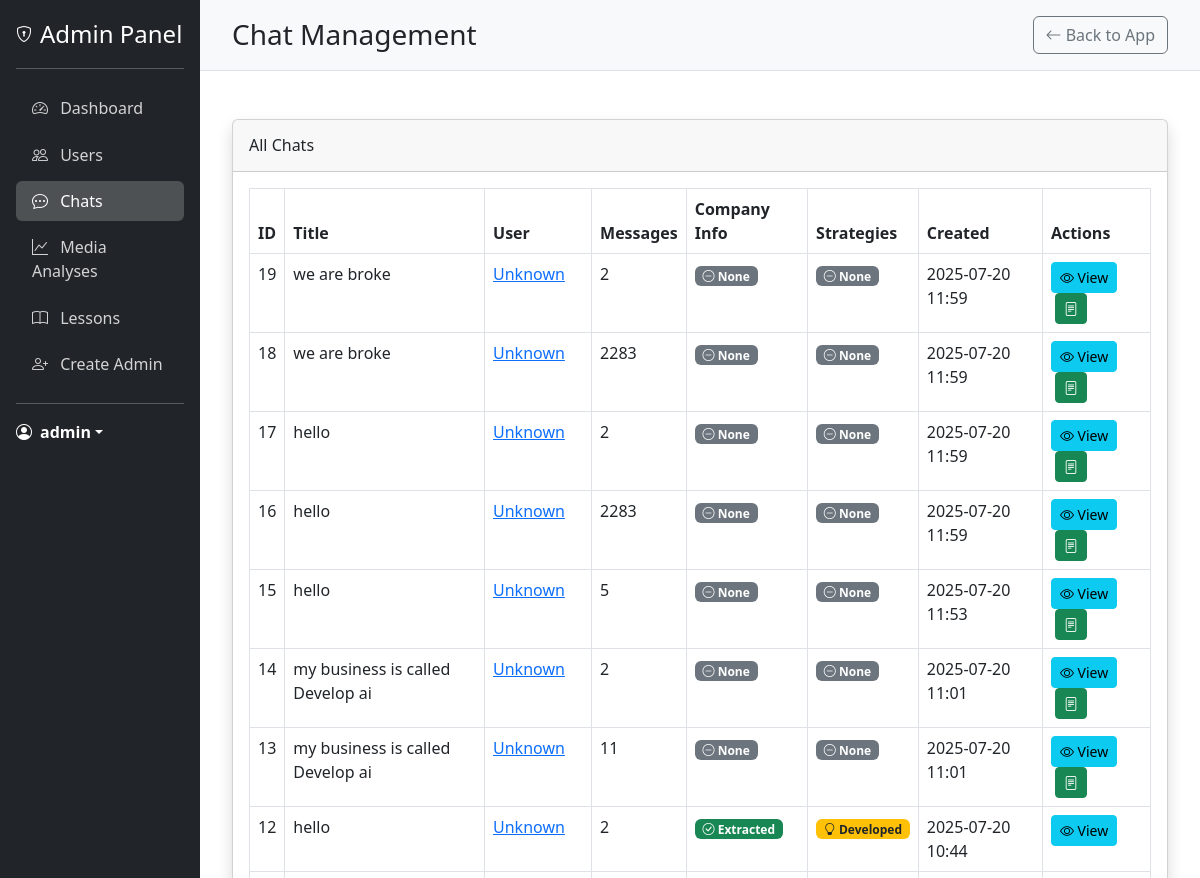
Page /admin/chats (signed in, upper part) on the earlier database version.
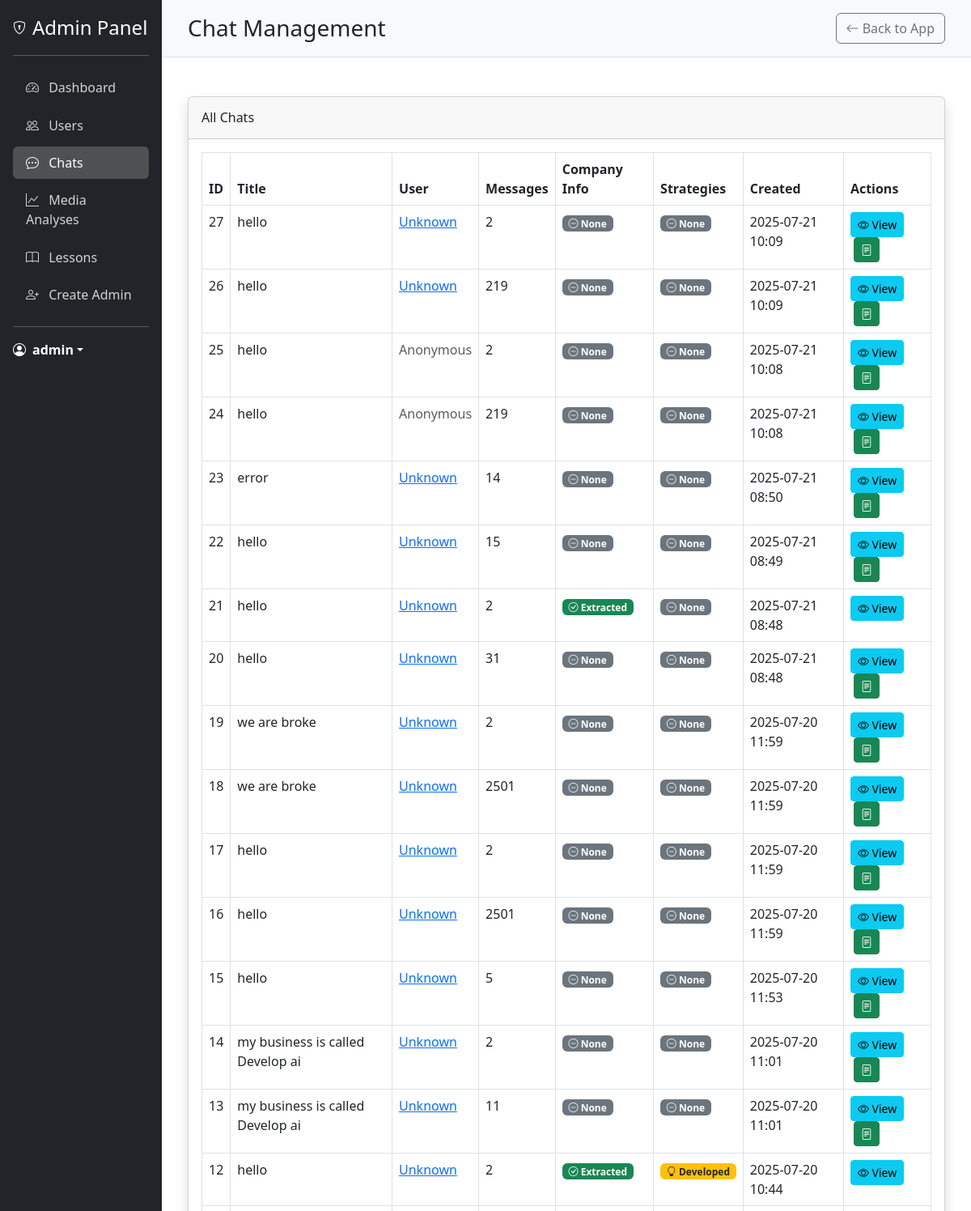
Same page on the later database version.
### models.py (models this page shows, shortened)
class User(UserMixin, db.Model):
    __tablename__ = 'users'
    id = db.Column(db.Integer, primary_key=True)
    username = db.Column(db.String(80), unique=True, nullable=False)
    email = db.Column(db.String(120), unique=True, nullable=False)
    password_hash = db.Column(db.String(128), nullable=False)
    is_admin = db.Column(db.Boolean, default=False)
    created_at = db.Column(db.DateTime, default=datetime.utcnow)
    last_login = db.Column(db.DateTime)
    latitude = db.Column(db.Float)
    longitude = db.Column(db.Float)
    location_name = db.Column(db.String(200))
    analyses = db.relationship('MediaAnalysis', backref='user', lazy=True)

class Chat(db.Model):
    __tablename__ = 'chats'
    id = db.Column(db.Integer, primary_key=True)
    user_id = db.Column(db.Integer, db.ForeignKey('users.id'), nullable=True)
    created_at = db.Column(db.DateTime, default=datetime.utcnow)
    updated_at = db.Column(db.DateTime, default=datetime.utcnow, onupdate=datetime.utcnow)
    title = db.Column(db.String(255), nullable=True)  # Optional title based on content
    fact_sheet = db.Column(db.Text, nullable=True)  # Stores extracted company info
    strategies = db.Column(db.Text, nullable=True)  # Stores generated strategies
    messages = relationship("Message", back_populates="chat", cascade="all, delete-orphan")

### app.py (the view)
@app.route('/admin/chats')
@login_required
@admin_required
def admin_chats():
    chats = Chat.query.order_by(Chat.created_at.desc()).all()
    return render_template('admin/chats.html', chats=chats)

### app.py (called while the page is built)
@login_manager.user_loader
def load_user(user_id):
    return User.query.get(int(user_id))

def admin_required(f):
    @wraps(f)
    def decorated_function(*args, **kwargs):
        if not current_user.is_authenticated:
            flash('You need to login first.', 'danger')
            return redirect(url_for('login'))
        if not hasattr(current_user, 'is_admin') or not current_user.is_admin:
            flash('You need admin privileges to access this page.', 'danger')
            return redirect(url_for('landing_page1'))
        return f(*args, **kwargs)
    return decorated_function

### templates/admin/chats.html (shortened to what this page needs)
{% extends "admin/base_admin.html" %}
{% block header %}Chat Management{% endblock %}
{% block content %}
<div class="card shadow mb-4">
    <div class="card-header py-3">
        <h6 class="m-0 font-weight-bold">All Chats</h6>
    </div>
    <div class="card-body">
        <div class="table-responsive">
            <table class="table table-bordered" id="chatsTable" width="100%" cellspacing="0">
                <thead>
                    <tr>
                        <th>ID</th>
                        <th>Title</th>
                        <th>User</th>
                        <th>Messages</th>
                        <th>Company Info</th>
                        <th>Strategies</th>
                        <th>Created</th>
                        <th>Actions</th>
                    </tr>
                </thead>
                <tbody>
                    {% for chat in chats %}
                    <tr>
                        <td>{{ chat.id }}</td>
                        <td>{{ chat.title or 'Untitled Chat' }}</td>
                        <td>
                            {% if chat.user_id %}
                            <a href="{{ url_for('admin_user_detail', user_id=chat.user_id) }}">
                                {{ chat.user.username if chat.user else 'Unknown' }}
                            </a>
                            {% else %}
                            <span class="text-muted">Anonymous</span>
                            {% endif %}
                        </td>
                        <td>{{ chat.messages|length }}</td>
                        <td>
                            {% if chat.fact_sheet %}
                            <span class="badge bg-success"><i class="bi bi-check-circle"></i> Extracted</span>
                            {% else %}
                            <span class="badge bg-secondary"><i class="bi bi-dash-circle"></i> None</span>
                            {% endif %}
                        </td>
                        <td>
                            {% if chat.strategies %}
                            <span class="badge bg-warning text-dark"><i class="bi bi-lightbulb"></i> Developed</span>
                            {% else %}
                            <span class="badge bg-secondary"><i class="bi bi-dash-circle"></i> None</span>
                            {% endif %}
                        </td>
                        <td>{{ chat.created_at.strftime('%Y-%m-%d %H:%M') }}</td>
                        <td>
                            <a href="{{ url_for('admin_chat_detail', chat_id=chat.id) }}" class="btn btn-sm btn-info">
                                <i class="bi bi-eye"></i> View
                            </a>
                            {% if not chat.fact_sheet %}
                            <button class="btn btn-sm btn-success ms-1" onclick="quickExtractFacts({{ chat.id }}, this)" title="Extract Company Info">
                                <i class="bi bi-file-text"></i>
                            </button>
                            {% endif %}
                        </td>
                    </tr>
                    {% endfor %}
                </tbody>
            </table>
        </div>
    </div>
</div>
{% endblock %}
{% block extra_css %}
<link rel="stylesheet" href="https://cdn.datatables.net/1.11.5/css/dataTables.bootstrap5.min.css">
{% endblock %}

### templates/admin/base_admin.html (shortened to what this page needs)
<!DOCTYPE html>
<html lang="en">
<head>
    <link href="https://cdn.jsdelivr.net/npm/bootstrap@5.3.0-alpha1/dist/css/bootstrap.min.css" rel="stylesheet">
    <link rel="stylesheet" href="https://cdn.jsdelivr.net/npm/bootstrap-icons@1.10.3/font/bootstrap-icons.css">
    {% block extra_css %}{% endblock %}
</head>
<body>
    <div class="container-fluid">
        <div class="row">
            <div class="col-md-2 admin-sidebar p-0">
                <div class="d-flex flex-column p-3">
                    <a href="{{ url_for('admin_dashboard') }}" class="d-flex align-items-center mb-3 mb-md-0 me-md-auto text-white text-decoration-none">
                        <i class="bi bi-shield-lock me-2"></i>
                        <span class="fs-4">Admin Panel</span>
                    </a>
                    <hr>
                    <ul class="nav nav-pills flex-column mb-auto">
                        <li class="nav-item">
                            <a href="{{ url_for('admin_dashboard') }}" class="nav-link {% if request.endpoint == 'admin_dashboard' %}active{% endif %}">
                                <i class="bi bi-speedometer2 me-2"></i>
                                Dashboard
                            </a>
                        </li>
                        <li>
                            <a href="{{ url_for('admin_users') }}" class="nav-link {% if request.endpoint == 'admin_users' or request.endpoint == 'admin_user_detail' %}active{% endif %}">
                                <i class="bi bi-people me-2"></i>
                                Users
                            </a>
                        </li>
                        <li>
                            <a href="{{ url_for('admin_chats') }}" class="nav-link {% if request.endpoint == 'admin_chats' or request.endpoint == 'admin_chat_detail' %}active{% endif %}">
                                <i class="bi bi-chat-dots me-2"></i>
                                Chats
                            </a>
                        </li>
                        <li>
                            <a href="{{ url_for('admin_analyses') }}" class="nav-link {% if request.endpoint == 'admin_analyses' %}active{% endif %}">
                                <i class="bi bi-graph-up me-2"></i>
                                Media Analyses
                            </a>
                        </li>
                        <li>
                            <a href="{{ url_for('admin_lessons') }}" class="nav-link {% if request.endpoint == 'admin_lessons' %}active{% endif %}">
                                <i class="bi bi-book me-2"></i>
                                Lessons
                            </a>
                        </li>
                        <li>
                            <a href="{{ url_for('create_admin') }}" class="nav-link {% if request.endpoint == 'create_admin' %}active{% endif %}">
                                <i class="bi bi-person-plus me-2"></i>
                                Create Admin
                            </a>
                        </li>
                    </ul>
                    <hr>
                    <div class="dropdown">
                        <a href="#" class="d-flex align-items-center text-white text-decoration-none dropdown-toggle" id="dropdownUser1" data-bs-toggle="dropdown" aria-expanded="false">
                            <i class="bi bi-person-circle me-2"></i>
                            <strong>{{ current_user.username }}</strong>
                        </a>
                    </div>
                </div>
            </div>
            <div class="col-md-10 p-0">
                <div class="admin-header d-flex justify-content-between align-items-center">
                    <h1 class="h3 mb-0">{% block header %}Admin Dashboard{% endblock %}</h1>
                    <div>
                        <a href="{{ url_for('landing_page1') }}" class="btn btn-outline-secondary">
                            <i class="bi bi-arrow-left"></i> Back to App
                        </a>
                    </div>
                </div>
                <div class="admin-content">
                    {% block content %}{% endblock %}
                </div>
            </div>
        </div>
    </div>
</body>
</html>

### templates/admin/base_admin.html (style rules this page uses)
.admin-sidebar { min-height: 100vh; background-color: #212529; color: white; }
.admin-sidebar .nav-link { color: rgba(255, 255, 255, 0.8); padding: 0.5rem 1rem; margin: 0.2rem 0; }
.admin-sidebar .nav-link.active { color: white; background-color: rgba(255, 255, 255, 0.2); }
.admin-content { padding: 2rem; }
.admin-header { background-color: #f8f9fa; padding: 1rem 2rem; border-bottom: 1px solid #dee2e6; }

Differences in the rows shown:
added Chat: id "27", title "hello", user "Unknown", messages|length "2", shows "None", created_at "2025-07-21 10:09"
added Chat: id "26", title "hello", user "Unknown", messages|length "219", shows "None", created_at "2025-07-21 10:09"
added Chat: id "25", title "hello", shows "Anonymous", messages|length "2", shows "None", created_at "2025-07-21 10:08"
added Chat: id "24", title "hello", shows "Anonymous", messages|length "219", shows "None", created_at "2025-07-21 10:08"
added Chat: id "23", title "error", user "Unknown", messages|length "14", shows "None", created_at "2025-07-21 08:50"
added Chat: id "22", title "hello", user "Unknown", messages|length "15", shows "None", created_at "2025-07-21 08:49"
added Chat: id "21", title "hello", user "Unknown", messages|length "2", shows "Extracted", shows "None", created_at "2025-07-21 08:48"
added Chat: id "20", title "hello", user "Unknown", messages|length "31", shows "None", created_at "2025-07-21 08:48"
computed for Chat id 18: messages|length "2283" → "2501"
computed for Chat id 16: messages|length "2283" → "2501"
